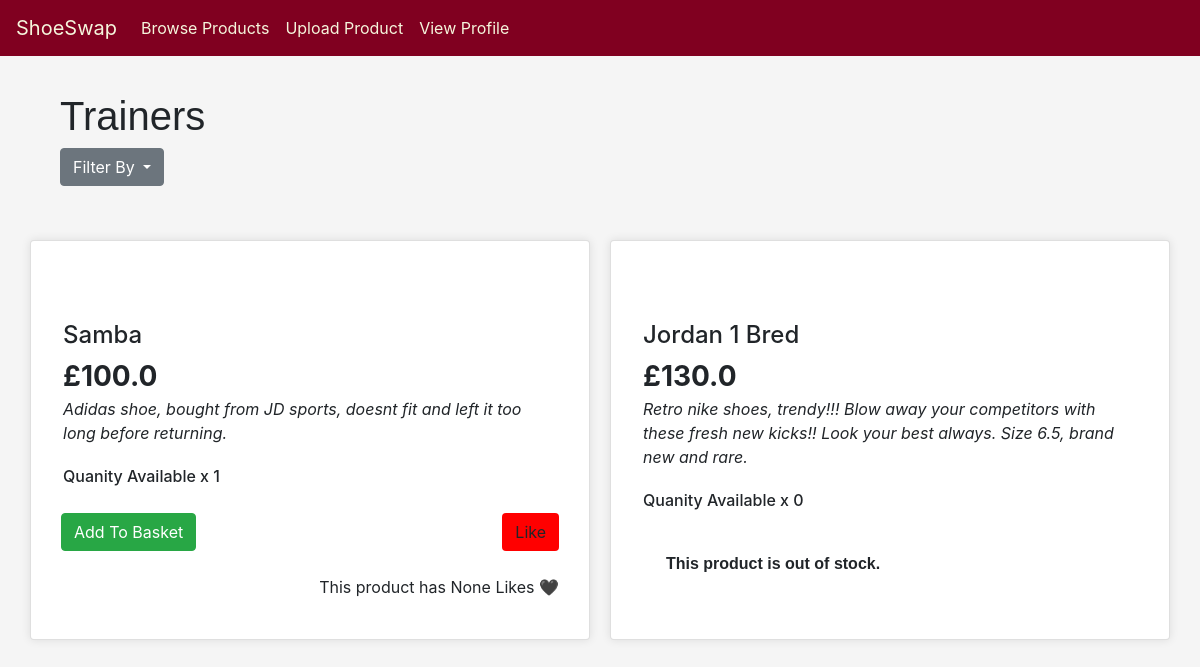
The app's page /trainers, older data.
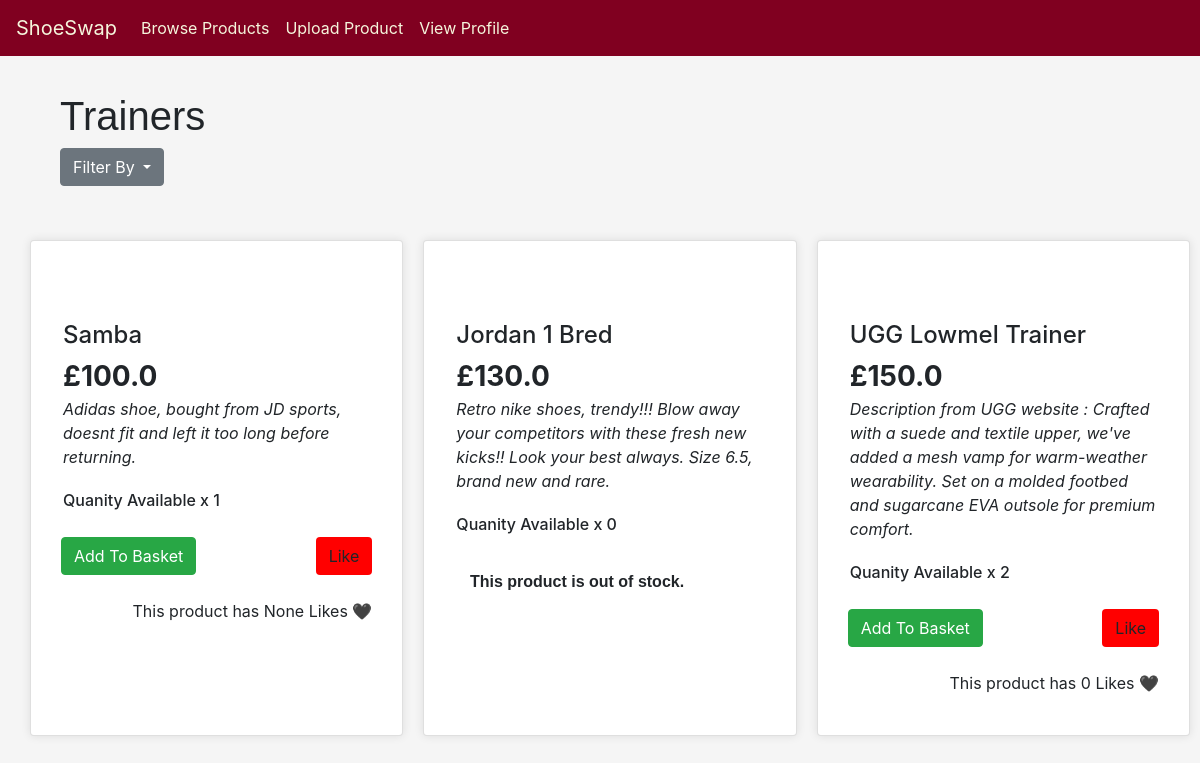
The same page, newer data.
### app/models.py (models this page shows)
class Products(db.Model):
    __tablename__='Products'
    id = db.Column(db.Integer, primary_key=True)
    owner_id = db.Column(db.Integer, db.ForeignKey('Customers.id'), nullable=False)
    product_name = db.Column(db.String(100), nullable=False)
    description = db.Column(db.String(1000), nullable=False)
    price = db.Column(db.Float, nullable=False)
    quantity_available = db.Column(db.Integer, nullable=False)
    category = db.Column(db.String(30), nullable=False, index=True)
    size = db.Column(db.String(5), nullable=False)
    likes = db.Column(db.Integer, default=0)

### app/views.py (the view)
@app.route("/trainers", methods=["GET"])
def trainers():
    trainers = Products.query.filter_by(category='Trainers').all()
    if current_user.is_authenticated:
        user_basket = models.Basket.query.filter_by(customer_id=current_user.id)
        return render_template("browse.html", title="Shop", products=trainers, Filter="Trainers", current_user=current_user, basket=user_basket)
    else:
        return render_template("browse.html", title="Shop", products=trainers, Filter="Trainers", current_user=None)

### app/templates/browse.html (shortened to what this page needs)
{% extends "base.html" %}
{% block content %}
  </head>
  <body>
      <div class="info">
        <h1> {{ Filter }} </h1>
      </div>
      <div class="dropdown filters">
        <button class="btn btn-secondary dropdown-toggle filter-button" type="button" id="dropdownMenuButton" data-toggle="dropdown" aria-haspopup="true" aria-expanded="false">
          Filter By
        </button>
      </div>
      {% if products.__len__() > 0 %}
      <div class="product-cards-container">
        {% for p in products %}
          <div class="card product-card  mb-4">
            <div class="card-body">
              <br><br>
              <h4 class="details title card-title fw-bold ">{{ p.product_name }} </h4>
              <h3 class="details card-subtitle fw-dark"><strong>£{{ p.price }}</strong></h3>
              <div class="details card-text fw-lighter"><i>{{ p.description }}</i> </div>
              <br>
              <h6 class="details card-subtitle fw-light">Quanity Available x {{ p.quantity_available }}</h6>
              <div class="controls">
                {%if p.owner_id != current_user.id %}
                  <br>
                  {% if p.quantity_available <= 0 %}
                    <p class="danger info">This product is out of stock.</p>
                  {% else %}
                    {% if p.id in basket %}
                      <a class="btn btn-secondary" href="{{ url_for('removefrombasket', id=p.id) }}">Remove From Basket</a>
                    {% else %}
                      <a class="btn btn-success" href="{{ url_for('addtobasket', id=p.id) }}">Add To Basket</a>
                    {% endif %}
                    <a class="like-controls">
                      <button  class="btn like" onclick="likeProduct( {{p.id}} )">Like</button>
                    </a>
                    <br><br>
                    <a class="like-controls" id="likes-{{p.id}}"> This product has {{p.likes}} Likes 🖤 </a>
                  {% endif %}
                {% else %}
                <br>
                <p class="details"><strong>You own this product. You cannot buy it.</strong></p>
                {% endif %}
              </div>
          </div>
      </div>
      {% endfor %}
      </div>
        {% else %}
            <p class="danger info">No products are available. Upload your own by pressing above.</p>
        {% endif %}
      </div>
  </body>
{% endblock %}

Row changes from the older to the newer data that the page shows:
added Products: product_name "UGG Lowmel Trainer", price "150.0", description "Description from UGG website : Crafted with a suede and textile upper, we've added a mesh vamp for warm-weather wearability. Set on a molded footbed and sugarcane EVA outsole for premium comfort.", quantity_available "2", likes "0"
